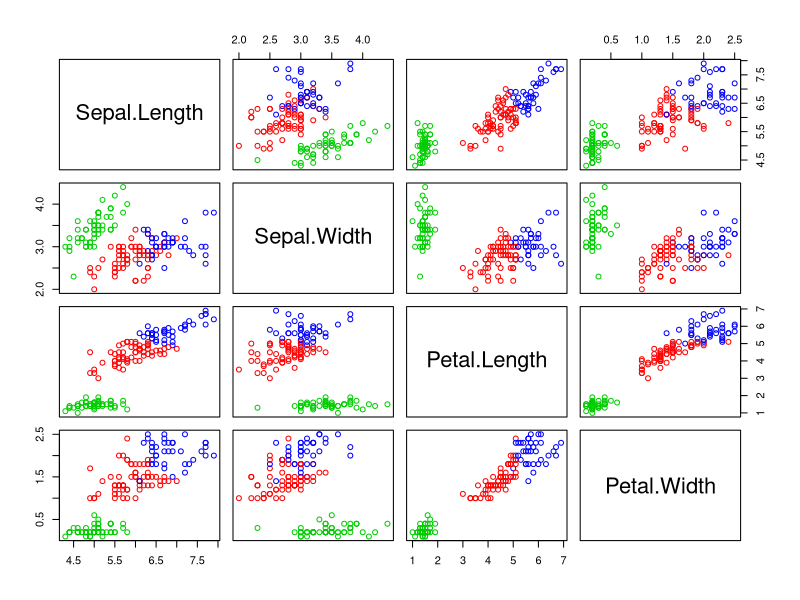
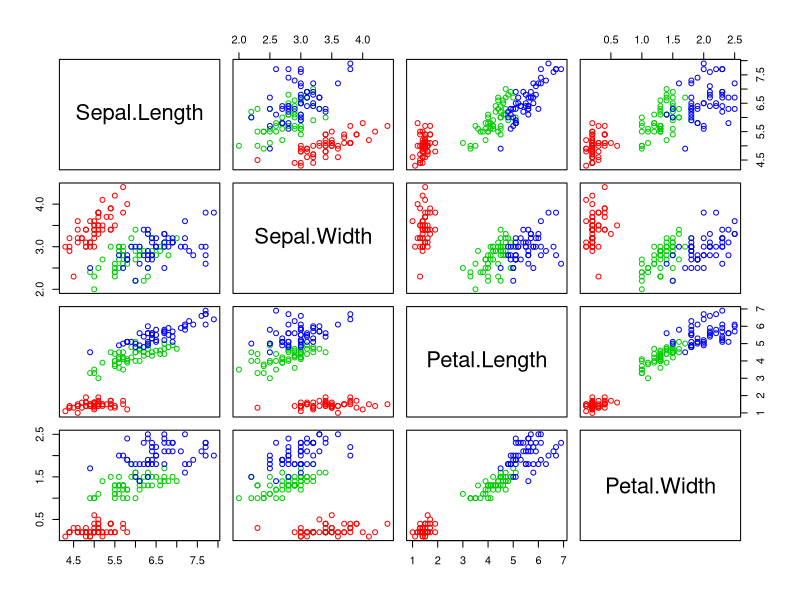
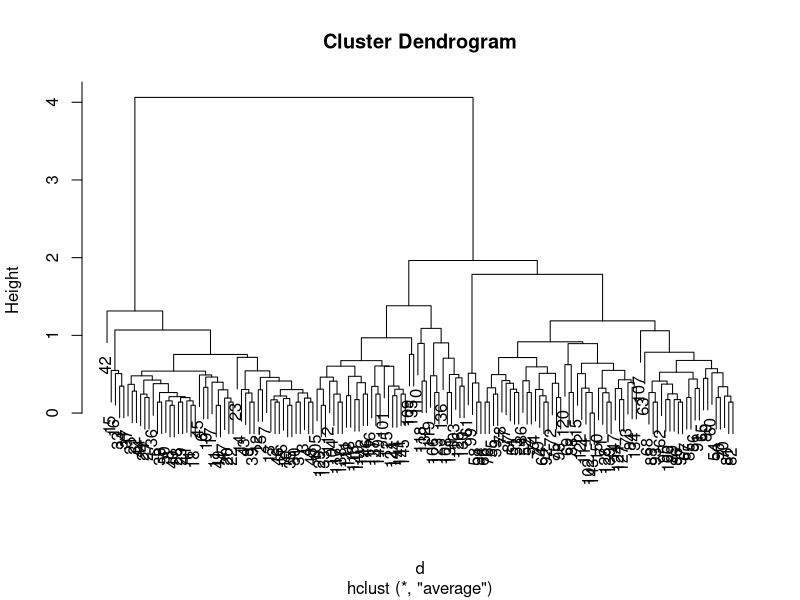
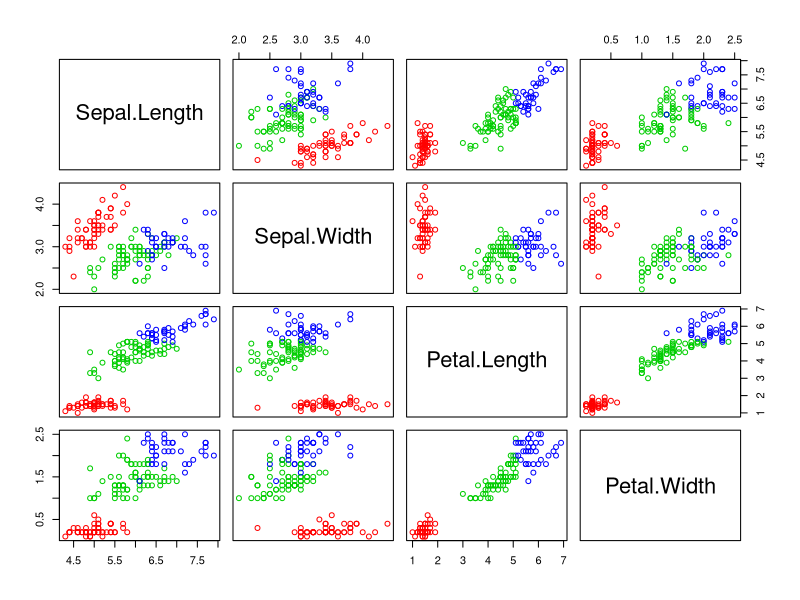
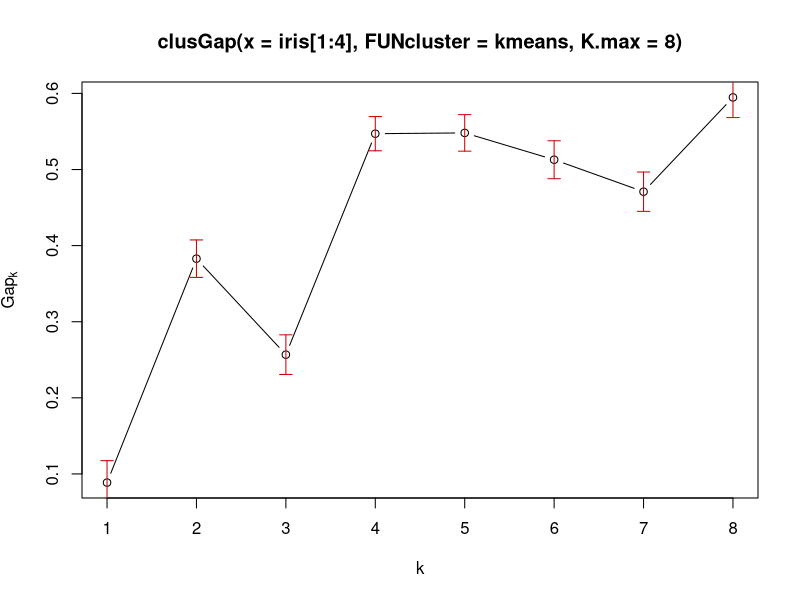
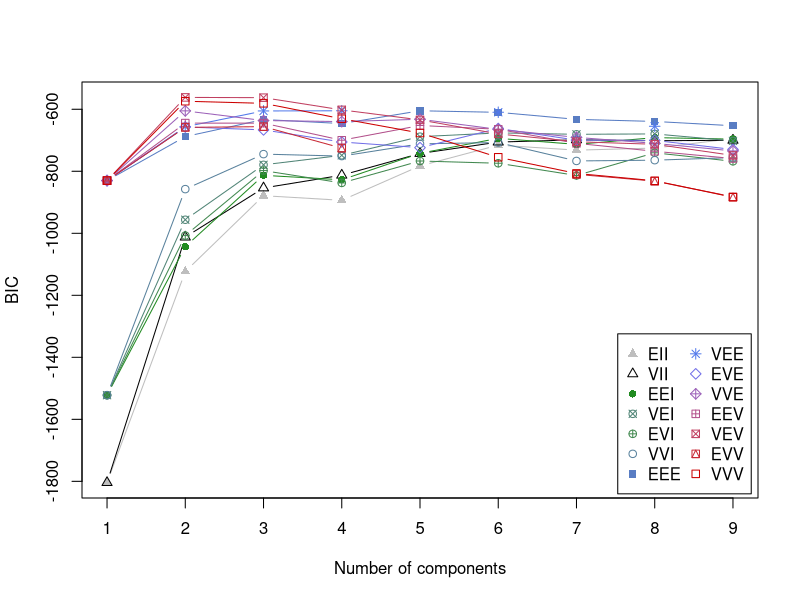
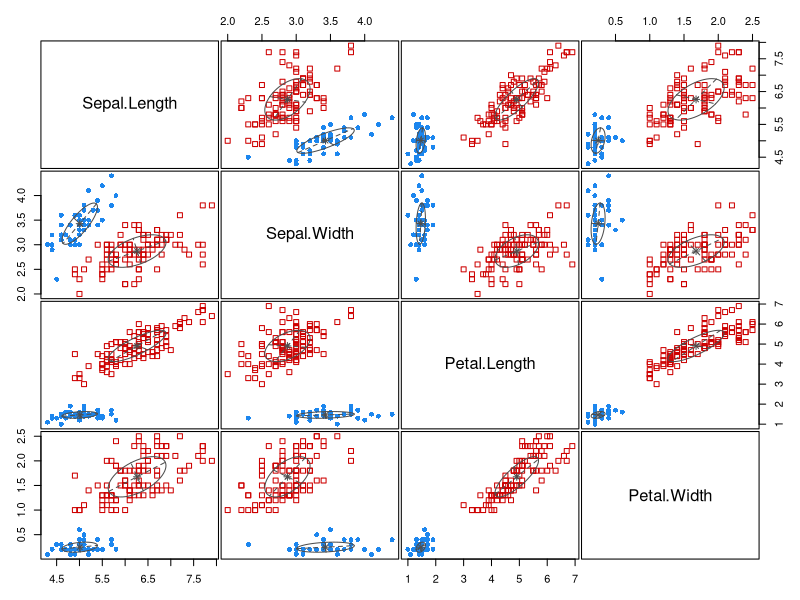
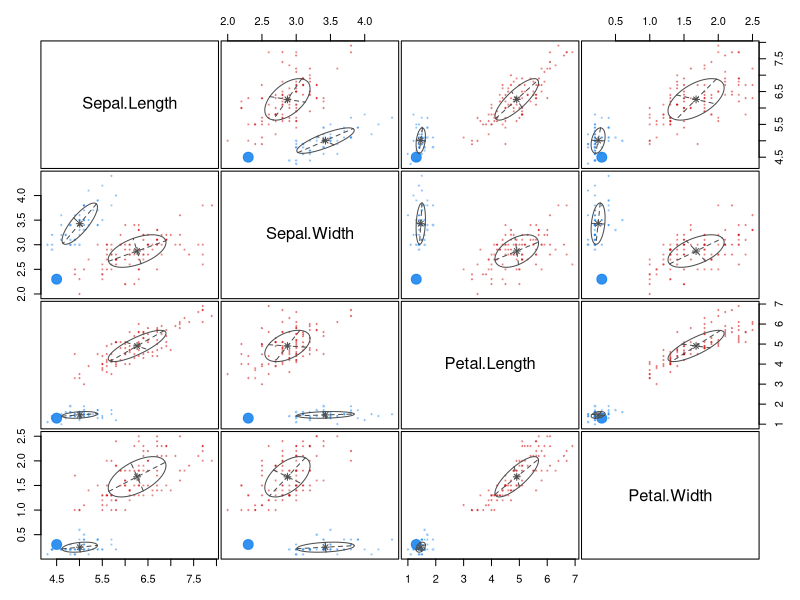

The R script that drew these images, in order:
library(MASS)
library(car)

data(iris)
attach(iris) 

k <- 3
kmeansobj<-kmeans(iris[1:4],k)
kmeansobj
pairs(iris[,1:4],col = c("red", "green3", "blue")[kmeansobj$cluster] )
pairs(iris[,1:4],col = c("red", "green3", "blue")[unclass(iris$Species)] )


d = dist(iris[1:4])
tree.avg = hclust(d, method="average")
plot(tree.avg)
membership <- cutree(tree.avg, k = 3)
pairs(iris[,1:4],col = c("red", "green3", "blue")[membership] )


library(cluster)
gap <- clusGap(iris[1:4], FUN = kmeans, K.max = 8)
plot(gap)

## EM algorithm for mixture of normal
#install.packages('mclust')

library(mclust)
mixclust = Mclust(iris[,1:4])
plot(mixclust)
